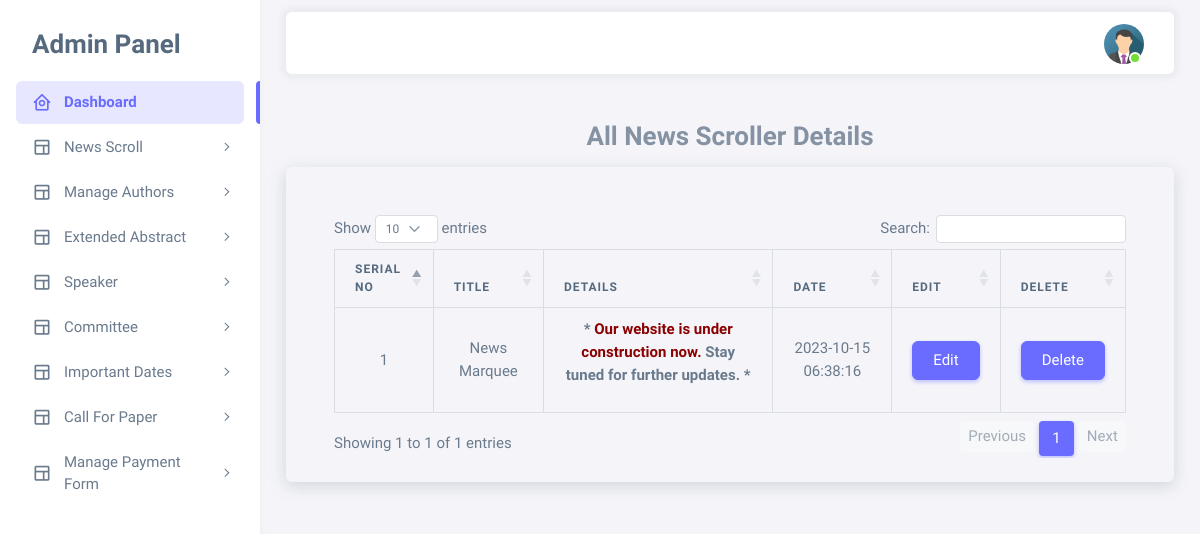
Screenshot of /admin/view_news_scroller.php (signed in) with the database file from the repository.
### tables this page shows
CREATE TABLE `news_scroller` (
  `id` int(11) NOT NULL,
  `title` varchar(255) NOT NULL,
  `details` longtext NOT NULL,
  `created_at` datetime DEFAULT NULL
);

### admin/view_news_scroller.php (the view, shortened to what this page needs)
<?php include("admin_header.php") ?>
<div class="container-fluid mt-5">
    <h3 class="text-center text-secondary fw-bold">All News Scroller Details</h3>
    <div class="col">
        <div class="card pt-5 pb-4 shadow mb-5 px-md-5 px-3 bg-body rounded">
            <div class="table-responsive">
                <table id="table" class="table table-bordered table-hover text-center">
                    <thead>
                        <tr>
                            <th>Serial No</th>
                            <th>Title</th>
                            <th>Details</th>
                            <th>Date</th>
                            <th>Edit</th>
                            <th>Delete</th>
                        </tr>
                    </thead>
                    <tbody>
                        <?php
                        $select_from_new_paper = "SELECT * FROM news_scroller";
                        $run_select_from_new_paper = mysqli_query($conn, $select_from_new_paper);
                        $serial_no = 1;
                        if (mysqli_num_rows($run_select_from_new_paper) > 0) {
                            while ($row = mysqli_fetch_assoc($run_select_from_new_paper)) {
                                extract($row);
                        ?>
                                <tr>
                                    <td><?php echo $serial_no; ?></td>
                                    <td><?php echo $title; ?></td>
                                    <td><?php echo $details; ?></td>
                                    <td><?php echo $created_at; ?></td>
                                    <td>
                                        <a href="edit_news_scroller.php?id=<?php echo $id ?>" class="btn btn-primary">Edit</a>
                                    </td>
                                    <td>
                                        <a href="delete_news_scroller.php?id=<?php echo $id ?>" class="btn btn-primary" onclick="return confirmSubmission()">Delete</a>
                                    </td>
                                </tr>
                        <?php
                                $serial_no++;
                            }
                        }
                        ?>
                    </tbody>
                </table>
            </div>
        </div>
    </div>
</div>
<?php include("admin_footer.php") ?>

### rows the page displays
news_scroller: title "News Marquee", details "* Our website is under construction now. Stay tuned for further updates. *", created_at "2023-10-15 06:38:16"
